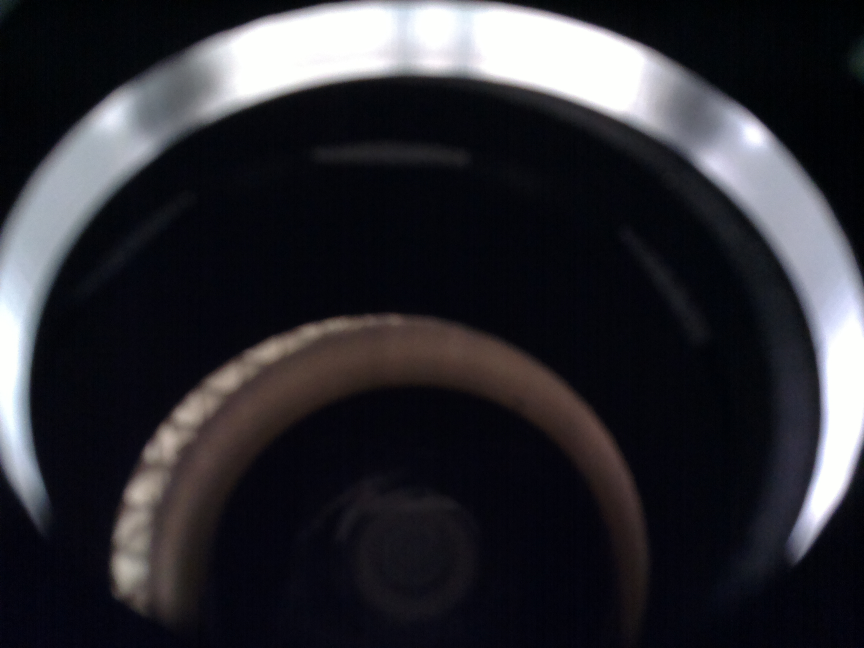
#> input picture OpenCV/test.jpg, 2592 x 1944 px, given in place of the camera (shown at 1/3 size)
$ python ObjTrack.py   (Python 2 division)   (older library calls are emulated)
#> lines starting #> are read from the running program, lines starting #| are printed output that depends on the picture; after the words box and inside, x2 and y2 are one past the last pixel; in counts of white or black regions, pixels touching at a corner belong together
#!/usr/bin/python

# Creator: Ryan Mathews
# Purpose: Detect set colors and draw square around detected mask

# Each color tested seperately; others commented out during tests
# However, has the ability to detect all at the same time

import cv2
import numpy as np

# Green
lowerBoundG=np.array([33,80,40])
upperBoundG=np.array([102,255,255])

# Red
lowerBoundR=np.array([160,100,100])
upperBoundR=np.array([179,255,255])

# Blue
lowerBoundB=np.array([110,50,50])
upperBoundB=np.array([130,255,255])

# Yellow
lowerBoundY=np.array([25,50,50])
upperBoundY=np.array([32,255,255])

# [11 lines of commented-out code are left out]

cam=cv2.VideoCapture(1)
kernelOpen=np.ones((5,5))
kernelClose=np.ones((20,20))


def trackSquare( lowBound, upBound):
	mask = cv2.inRange( imgHSV, lowBound, upBound )

	maskOpen=cv2.morphologyEx( mask, cv2.MORPH_OPEN, kernelOpen )
	maskClose=cv2.morphologyEx( maskOpen, cv2.MORPH_CLOSE, kernelClose )

	maskFinal=maskClose
	_,conts,h=cv2.findContours( maskFinal.copy(), cv2.RETR_EXTERNAL, cv2.CHAIN_APPROX_NONE )

	cv2.drawContours(img,conts,-1,(255,0,0),3)
        for i in range(len(conts)):
                x,y,w,h=cv2.boundingRect(conts[i])
                cv2.rectangle(img,(x,y),(x+w,y+h),(0,0,255),2)

		# following lines returns coordinates of square contour trace
                #print(x)
                #print("::")
                #print(y)


while True:
	ret, img=cam.read()
#> img is the input picture: shape (1944, 2592, 3); mean B, G, R 50.9, 45.3, 45.6
	img=cv2.resize(img,(340,220))
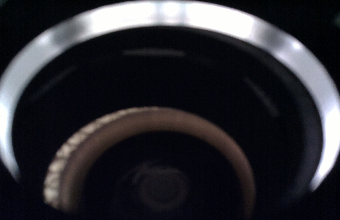
#> img: shape (220, 340, 3); mean B, G, R 50.8, 45.2, 45.5

	imgHSV=cv2.cvtColor( img, cv2.COLOR_BGR2HSV )
#> imgHSV: shape (220, 340, 3); mean H, S, V 103.9, 112.3, 52.6

	trackSquare( lowerBoundG,  upperBoundG  )
#> in trackSquare, `mask = cv2.inRange( imgHSV, lowBound, upBound )`:
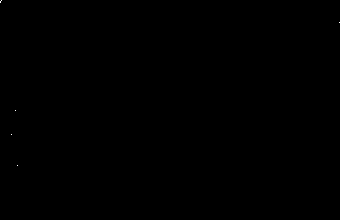
#> mask: shape (220, 340); 0.01% white in thin lines or dots, all inside (x1, y1, x2, y2) = (0, 0, 340, 166)
#> in trackSquare, `maskOpen=cv2.morphologyEx( mask, cv2.MORPH_OPEN, kernelOpen )`: maskOpen: shape (220, 340); every value is 0
#> in trackSquare, `_,conts,h=cv2.findContours( maskFinal.copy(), cv2.RETR_EXTERNAL, cv2.C..`: conts = []; h = None
        trackSquare( lowerBoundR,  upperBoundR  )
        trackSquare( lowerBoundY,  upperBoundY  )
#> in trackSquare (call 3), `mask = cv2.inRange( imgHSV, lowBound, upBound )`: mask: shape (220, 340); 0% white in thin lines or dots, all inside (x1, y1, x2, y2) = (45, 32, 113, 198)
        trackSquare( lowerBoundB,  upperBoundB  )
#> in trackSquare (call 4), `mask = cv2.inRange( imgHSV, lowBound, upBound )`:
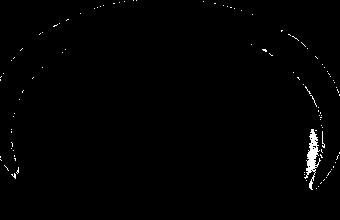
#> mask: shape (220, 340); 0.87% white; 101 white regions (99 under 20 px), largest, box (x1, y1, x2, y2) and area: (304, 129, 321, 190) 388, (322, 131, 325, 148) 22
#> in trackSquare (call 4), `maskOpen=cv2.morphologyEx( mask, cv2.MORPH_OPEN, kernelOpen )`:
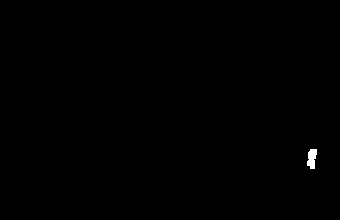
#> maskOpen: shape (220, 340); 0.2% white; 1 white region, box (x1, y1, x2, y2) and area: (307, 149, 317, 169) 148
#> in trackSquare (call 4), `maskClose=cv2.morphologyEx( maskOpen, cv2.MORPH_CLOSE, kernelClose )`: maskClose: shape (220, 340); 0.2% white; 1 white region
#> in trackSquare (call 4), `_,conts,h=cv2.findContours( maskFinal.copy(), cv2.RETR_EXTERNAL, cv2.C..`: conts = 1 contour; box (x1, y1, x2, y2) and area: (308, 150, 318, 170) 124; h = [[-1, -1, -1, -1]]
#> in trackSquare (call 4), `cv2.drawContours(img,conts,-1,(255,0,0),3)`:
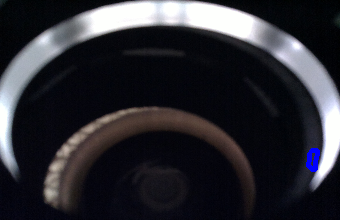
#> img: shape (220, 340, 3); 0.31% of pixels changed, all inside (x1, y1, x2, y2) = (306, 148, 320, 172)
#> the loop in trackSquare (call 4), `for i in range(len(conts)):` made 1 pass
#> (x, y, w, h) on pass 1: (308, 150, 10, 20)
#> after the loop in trackSquare (call 4), `for i in range(len(conts)):`:
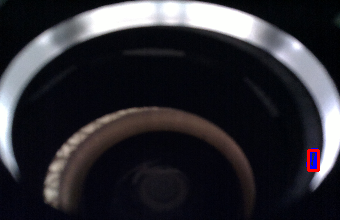
#> img: shape (220, 340, 3); 0.24% of pixels changed, all inside (x1, y1, x2, y2) = (307, 149, 320, 172)
	# [7 lines of commented-out code are left out]
	cv2.imshow("cam",img)
	cv2.waitKey(10)

	if cv2.waitKey(1) == 27:
#> (key Esc is pressed here)
		break

cam.release()
cv2.destroyAllWindows()
